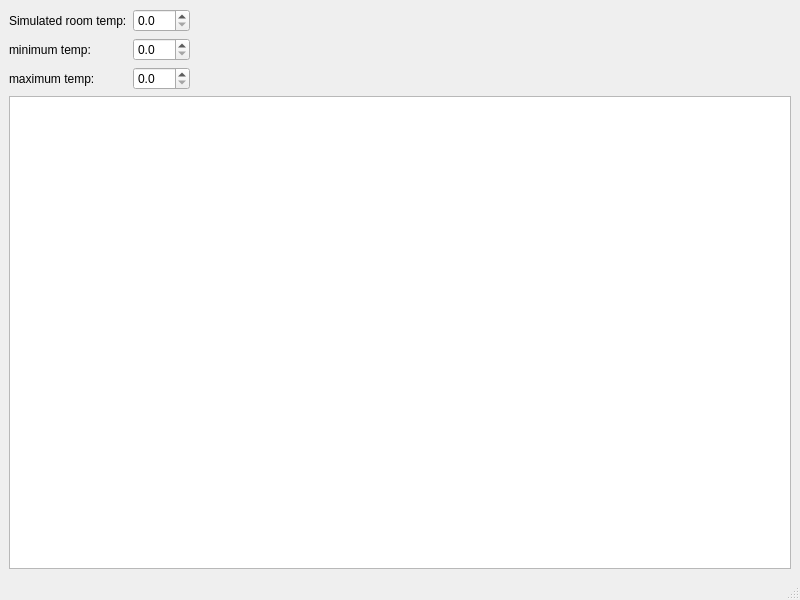
<?xml version="1.0" encoding="UTF-8"?>
<ui version="4.0">
 <class>MainWindow</class>
 <widget class="QMainWindow" name="MainWindow">
  <property name="geometry">
   <rect>
    <x>0</x>
    <y>0</y>
    <width>800</width>
    <height>600</height>
   </rect>
  </property>
  <property name="windowTitle">
   <string>MainWindow</string>
  </property>
  <widget class="QWidget" name="centralwidget">
   <layout class="QVBoxLayout" name="verticalLayout">
    <item>
     <layout class="QHBoxLayout" name="horizontalLayout_2">
      <item>
       <layout class="QVBoxLayout" name="LayoutLabels">
        <item>
         <widget class="QLabel" name="label">
          <property name="text">
           <string>Simulated room temp:</string>
          </property>
         </widget>
        </item>
        <item>
         <widget class="QLabel" name="label_2">
          <property name="text">
           <string>minimum temp:</string>
          </property>
         </widget>
        </item>
        <item>
         <widget class="QLabel" name="label_3">
          <property name="text">
           <string>maximum temp:</string>
          </property>
         </widget>
        </item>
       </layout>
      </item>
      <item>
       <layout class="QVBoxLayout" name="LayoutValues">
        <item>
         <widget class="QDoubleSpinBox" name="RoomTemp">
          <property name="decimals">
           <number>1</number>
          </property>
         </widget>
        </item>
        <item>
         <widget class="QDoubleSpinBox" name="MinTemp">
          <property name="decimals">
           <number>1</number>
          </property>
         </widget>
        </item>
        <item>
         <widget class="QDoubleSpinBox" name="MaxTemp">
          <property name="decimals">
           <number>1</number>
          </property>
         </widget>
        </item>
       </layout>
      </item>
      <item>
       <spacer name="horizontalSpacer">
        <property name="orientation">
         <enum>Qt::Horizontal</enum>
        </property>
        <property name="sizeHint" stdset="0">
         <size>
          <width>40</width>
          <height>20</height>
         </size>
        </property>
       </spacer>
      </item>
     </layout>
    </item>
    <item>
     <widget class="QTextEdit" name="Log"/>
    </item>
   </layout>
  </widget>
  <widget class="QMenuBar" name="menubar">
   <property name="geometry">
    <rect>
     <x>0</x>
     <y>0</y>
     <width>800</width>
     <height>21</height>
    </rect>
   </property>
  </widget>
  <widget class="QStatusBar" name="statusbar"/>
 </widget>
 <resources/>
 <connections/>
</ui>
